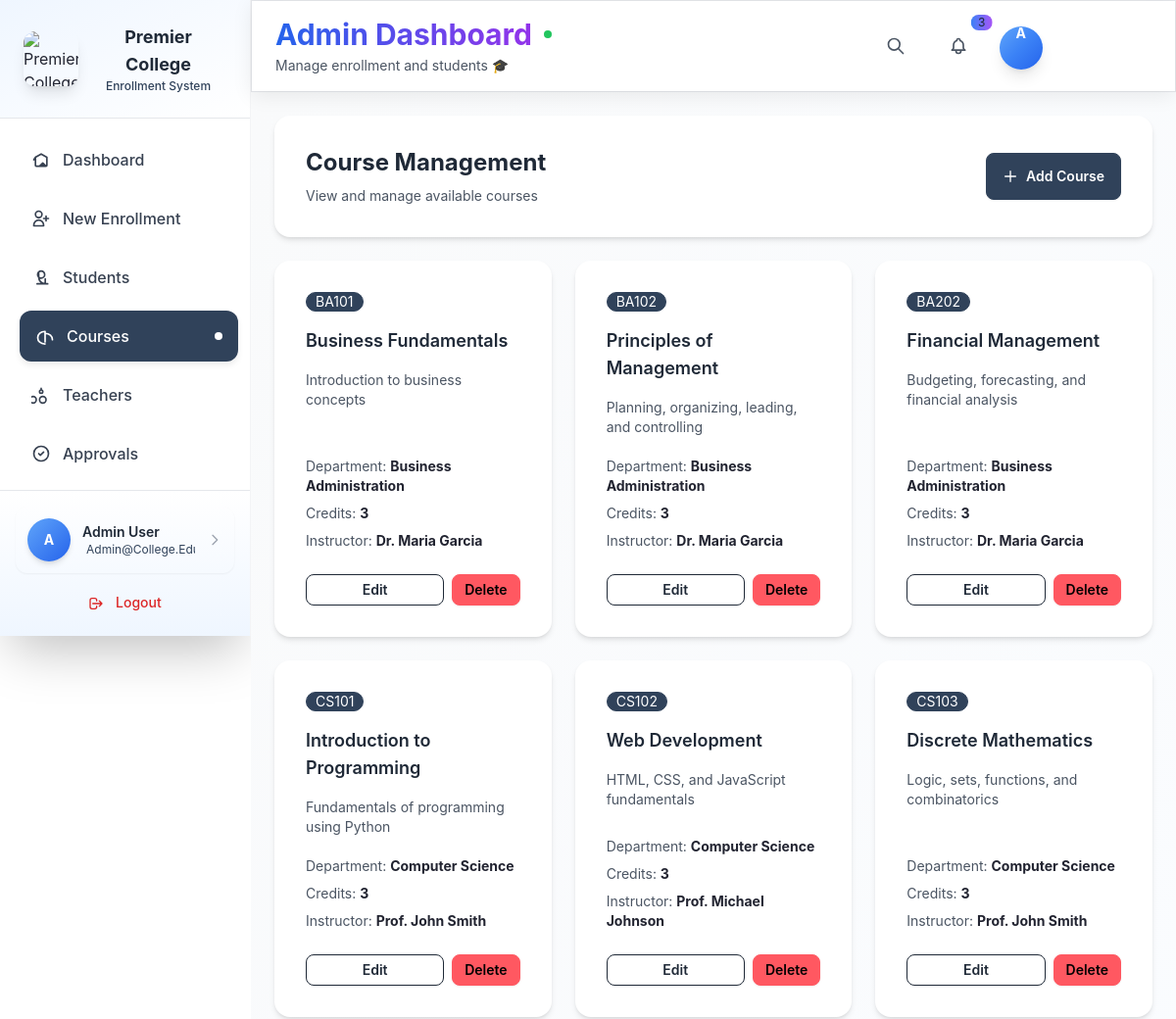
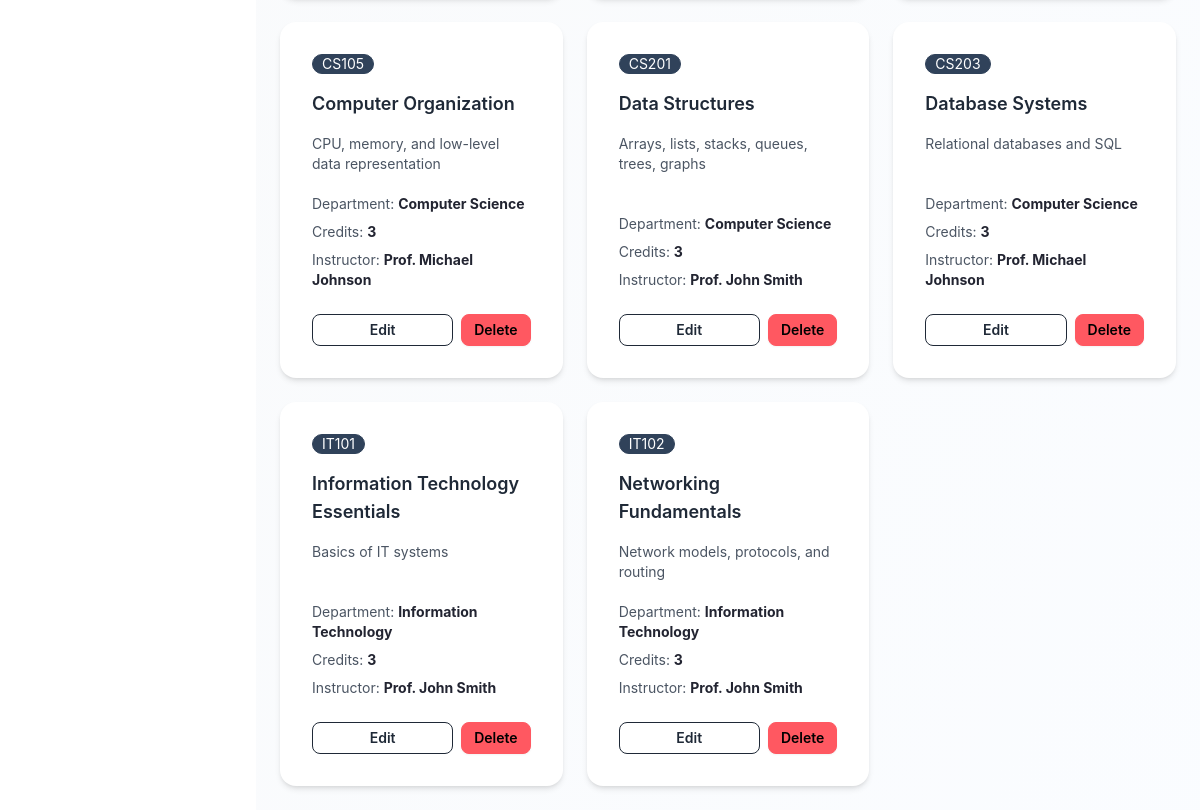
The app's page /admin/dashboard.php?page=courses (signed in) with its own data (2 pictures, top to bottom).
### tables this page shows
CREATE TABLE IF NOT EXISTS courses (
    id VARCHAR(20) PRIMARY KEY,
    code VARCHAR(20) NOT NULL,
    name VARCHAR(255) NOT NULL,
    department VARCHAR(255),
    credits INT DEFAULT 3,
    description TEXT,
    semester VARCHAR(50),
    instructor_id INT,
    status ENUM('active', 'inactive') DEFAULT 'active',
    created_at TIMESTAMP DEFAULT CURRENT_TIMESTAMP,
    updated_at TIMESTAMP DEFAULT CURRENT_TIMESTAMP ON UPDATE CURRENT_TIMESTAMP,
    FOREIGN KEY (instructor_id) REFERENCES users(id) ON DELETE SET NULL
);

CREATE TABLE IF NOT EXISTS users (
    id INT AUTO_INCREMENT PRIMARY KEY,
    email VARCHAR(255) UNIQUE NOT NULL,
    password VARCHAR(255) NOT NULL,
    name VARCHAR(255) NOT NULL,
    role ENUM('admin', 'teacher') NOT NULL DEFAULT 'teacher',
    department VARCHAR(255),
    specialization VARCHAR(255),
    phone VARCHAR(50),
    status ENUM('pending', 'active', 'inactive', 'rejected') DEFAULT 'pending',
    created_at TIMESTAMP DEFAULT CURRENT_TIMESTAMP,
    updated_at TIMESTAMP DEFAULT CURRENT_TIMESTAMP ON UPDATE CURRENT_TIMESTAMP
);

### includes/database.php (called while the page is built, shortened)
<?php
function getAllCourses($filters = []) {
    $conn = getDbConnection();
    $sql = "SELECT c.*, u.name as instructor_name
            FROM courses c
            LEFT JOIN users u ON c.instructor_id = u.id
            WHERE 1=1";
    $params = [];
    $sql .= " ORDER BY c.code ASC";
    $stmt = $conn->prepare($sql);
    $stmt->execute($params);
    return $stmt->fetchAll();
}

### admin/courses.php (the view, shortened to what this page needs)
<?php
$courses = getAllCourses();
?>
<div class="space-y-6">
    <div class="card bg-white shadow-md">
        <div class="card-body">
            <div class="flex flex-col lg:flex-row gap-4 items-center justify-between">
                <div>
                    <h2 class="card-title text-2xl font-bold text-gray-800">Course Management</h2>
                    <p class="text-gray-600 text-sm mt-2">View and manage available courses</p>
                </div>
                <button class="btn btn-primary" id="addCourseBtn" onclick="document.getElementById('courseModal').showModal()">
                    <svg class="w-4 h-4" fill="none" stroke="currentColor" viewBox="0 0 24 24">
                        <path stroke-linecap="round" stroke-linejoin="round" stroke-width="2" d="M12 4v16m8-8H4"></path>
                    </svg>
                    Add Course
                </button>
            </div>
        </div>
    </div>
    <div class="grid grid-cols-1 md:grid-cols-2 lg:grid-cols-3 gap-6" id="coursesGrid">
        <?php if (empty($courses)): ?>
        <div class="col-span-full text-center text-gray-500 py-8">No courses found</div>
        <?php else: ?>
        <?php foreach ($courses as $course): ?>
        <div class="card bg-white shadow-md hover:shadow-lg transition">
            <div class="card-body">
                <div class="badge badge-primary mb-2"><?php echo htmlspecialchars($course['code']); ?></div>
                <h2 class="card-title text-lg text-gray-800 mb-2"><?php echo htmlspecialchars($course['name']); ?></h2>
                <p class="text-sm text-gray-600 mb-3"><?php echo htmlspecialchars($course['description'] ?? 'No description available'); ?></p>
                <div class="space-y-2 text-sm mb-4">
                    <div><span class="text-gray-600">Department:</span> <strong><?php echo htmlspecialchars($course['department']); ?></strong></div>
                    <div><span class="text-gray-600">Credits:</span> <strong><?php echo htmlspecialchars($course['credits']); ?></strong></div>
                    <div><span class="text-gray-600">Instructor:</span> <strong><?php echo htmlspecialchars($course['instructor_name'] ?? 'TBA'); ?></strong></div>
                </div>
                <div class="card-actions gap-2">
                    <button class="btn btn-sm btn-outline flex-1" onclick="editCourse('<?php echo $course['id']; ?>')">Edit</button>
                    <button class="btn btn-sm btn-error" onclick="deleteCourse('<?php echo $course['id']; ?>')">Delete</button>
                </div>
            </div>
        </div>
        <?php endforeach; ?>
        <?php endif; ?>
    </div>
</div>

### admin/dashboard.php (style rules this page uses)
:root { --primary-dark: #222431; --primary: #30425A; --primary-light: #3c516b; --gradient-blue: linear-gradient(135deg, #222431 0%, #30425A 100%); --gradient-purple: linear-gradient(135deg, #30425A 0%, #222431 100%); --gradient-cyan: linear-gradient(135deg, #222431 0%, #30425A 100%); --gradient-green: linear-gradient(135deg, #30425A 0%, #222431 100%); --shadow-sm: 0 2px 4px rgba(0,0,0,0.05); --shadow-md: 0 4px 6px rgba(0,0,0,0.07); --shadow-lg: 0 10px 25px rgba(0,0,0,0.1); --shadow-xl: 0 20px 40px rgba(0,0,0,0.15); }
body { font-family: 'Inter', 'Segoe UI', system-ui, -apple-system, sans-serif; background: #FFFFFF; color: #222431; }
.btn-primary, .badge-primary { background-color: var(--primary) !important; border-color: var(--primary) !important; color: #FFFFFF !important; }
* { transition-timing-function: cubic-bezier(0.4, 0, 0.2, 1); }

### records on screen
courses: code "BA101", name "Business Fundamentals", description "Introduction to business concepts", department "Business Administration", credits "3", instructor.name "Dr. Maria Garcia"
courses: code "BA102", name "Principles of Management", description "Planning, organizing, leading, and controlling", department "Business Administration", credits "3", instructor.name "Dr. Maria Garcia"
courses: code "BA202", name "Financial Management", description "Budgeting, forecasting, and financial analysis", department "Business Administration", credits "3", instructor.name "Dr. Maria Garcia"
courses: code "CS101", name "Introduction to Programming", description "Fundamentals of programming using Python", department "Computer Science", credits "3", instructor.name "Prof. John Smith"
courses: code "CS102", name "Web Development", description "HTML, CSS, and JavaScript fundamentals", department "Computer Science", credits "3", instructor.name "Prof. Michael Johnson"
courses: code "CS103", name "Discrete Mathematics", description "Logic, sets, functions, and combinatorics", department "Computer Science", credits "3", instructor.name "Prof. John Smith"
courses: code "CS105", name "Computer Organization", description "CPU, memory, and low-level data representation", department "Computer Science", credits "3", instructor.name "Prof. Michael Johnson"
courses: code "CS201", name "Data Structures", description "Arrays, lists, stacks, queues, trees, graphs", department "Computer Science", credits "3", instructor.name "Prof. John Smith"
courses: code "CS203", name "Database Systems", description "Relational databases and SQL", department "Computer Science", credits "3", instructor.name "Prof. Michael Johnson"
courses: code "IT101", name "Information Technology Essentials", description "Basics of IT systems", department "Information Technology", credits "3", instructor.name "Prof. John Smith"
courses: code "IT102", name "Networking Fundamentals", description "Network models, protocols, and routing", department "Information Technology", credits "3", instructor.name "Prof. John Smith"

### other values on screen
substr($userInfo['name'], 0, 1) "A"
$userInfo['name'] "Admin User"
$userInfo['email'] "Admin@college.…"
